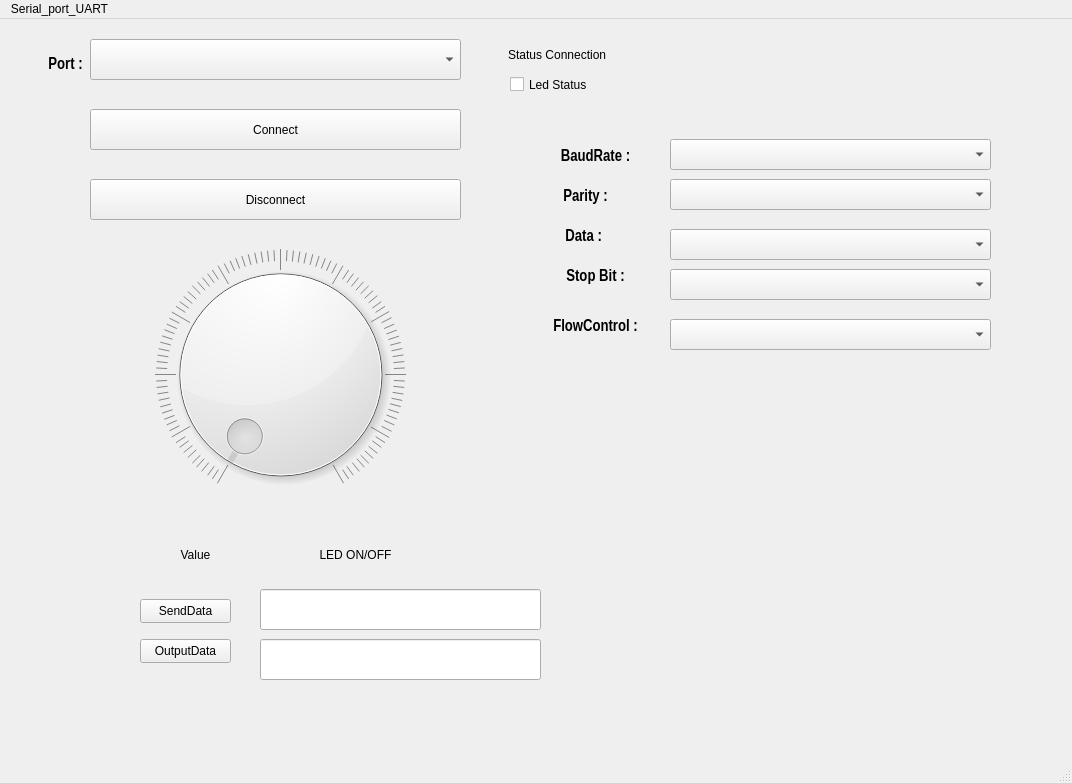
<?xml version="1.0" encoding="UTF-8"?>
<ui version="4.0">
 <class>MainWindow</class>
 <widget class="QMainWindow" name="MainWindow">
  <property name="geometry">
   <rect>
    <x>0</x>
    <y>0</y>
    <width>1072</width>
    <height>783</height>
   </rect>
  </property>
  <property name="windowTitle">
   <string>MainWindow</string>
  </property>
  <widget class="QWidget" name="centralwidget">
   <widget class="QComboBox" name="comboBox">
    <property name="geometry">
     <rect>
      <x>90</x>
      <y>20</y>
      <width>371</width>
      <height>41</height>
     </rect>
    </property>
   </widget>
   <widget class="QPushButton" name="Connect">
    <property name="geometry">
     <rect>
      <x>90</x>
      <y>90</y>
      <width>371</width>
      <height>41</height>
     </rect>
    </property>
    <property name="text">
     <string>Connect</string>
    </property>
    <property name="icon">
     <iconset theme="accessories-calculator"/>
    </property>
   </widget>
   <widget class="QCheckBox" name="checkBox">
    <property name="geometry">
     <rect>
      <x>510</x>
      <y>40</y>
      <width>121</width>
      <height>51</height>
     </rect>
    </property>
    <property name="font">
     <font>
      <family>Arial</family>
     </font>
    </property>
    <property name="text">
     <string>Led Status</string>
    </property>
    <property name="iconSize">
     <size>
      <width>20</width>
      <height>20</height>
     </size>
    </property>
   </widget>
   <widget class="QDial" name="dial">
    <property name="geometry">
     <rect>
      <x>130</x>
      <y>230</y>
      <width>301</width>
      <height>251</height>
     </rect>
    </property>
    <property name="maximum">
     <number>100</number>
    </property>
    <property name="wrapping">
     <bool>false</bool>
    </property>
    <property name="notchesVisible">
     <bool>true</bool>
    </property>
   </widget>
   <widget class="QLabel" name="ledstatus">
    <property name="geometry">
     <rect>
      <x>490</x>
      <y>20</y>
      <width>131</width>
      <height>31</height>
     </rect>
    </property>
    <property name="font">
     <font>
      <family>Arial</family>
     </font>
    </property>
    <property name="text">
     <string> Status Connection</string>
    </property>
    <property name="alignment">
     <set>Qt::AlignCenter</set>
    </property>
   </widget>
   <widget class="QLabel" name="DialText">
    <property name="geometry">
     <rect>
      <x>140</x>
      <y>510</y>
      <width>111</width>
      <height>51</height>
     </rect>
    </property>
    <property name="font">
     <font>
      <family>Arial</family>
     </font>
    </property>
    <property name="text">
     <string>Value</string>
    </property>
    <property name="alignment">
     <set>Qt::AlignCenter</set>
    </property>
   </widget>
   <widget class="QPushButton" name="Disconnect">
    <property name="geometry">
     <rect>
      <x>90</x>
      <y>160</y>
      <width>371</width>
      <height>41</height>
     </rect>
    </property>
    <property name="text">
     <string>Disconnect</string>
    </property>
   </widget>
   <widget class="QLabel" name="ledonoff">
    <property name="geometry">
     <rect>
      <x>300</x>
      <y>510</y>
      <width>111</width>
      <height>51</height>
     </rect>
    </property>
    <property name="font">
     <font>
      <family>Arial</family>
     </font>
    </property>
    <property name="text">
     <string>LED ON/OFF</string>
    </property>
    <property name="alignment">
     <set>Qt::AlignCenter</set>
    </property>
   </widget>
   <widget class="QLineEdit" name="Input">
    <property name="geometry">
     <rect>
      <x>260</x>
      <y>570</y>
      <width>281</width>
      <height>41</height>
     </rect>
    </property>
    <property name="inputMask">
     <string/>
    </property>
    <property name="text">
     <string/>
    </property>
    <property name="alignment">
     <set>Qt::AlignCenter</set>
    </property>
   </widget>
   <widget class="QPushButton" name="SendData">
    <property name="geometry">
     <rect>
      <x>140</x>
      <y>580</y>
      <width>91</width>
      <height>24</height>
     </rect>
    </property>
    <property name="text">
     <string>SendData</string>
    </property>
   </widget>
   <widget class="QPushButton" name="OutputData">
    <property name="geometry">
     <rect>
      <x>140</x>
      <y>620</y>
      <width>91</width>
      <height>24</height>
     </rect>
    </property>
    <property name="text">
     <string>OutputData</string>
    </property>
   </widget>
   <widget class="QLineEdit" name="Output">
    <property name="geometry">
     <rect>
      <x>260</x>
      <y>620</y>
      <width>281</width>
      <height>41</height>
     </rect>
    </property>
    <property name="inputMask">
     <string/>
    </property>
    <property name="text">
     <string/>
    </property>
    <property name="alignment">
     <set>Qt::AlignCenter</set>
    </property>
   </widget>
   <widget class="QLabel" name="DialText_4">
    <property name="geometry">
     <rect>
      <x>10</x>
      <y>20</y>
      <width>111</width>
      <height>51</height>
     </rect>
    </property>
    <property name="font">
     <font>
      <family>Arial Narrow</family>
      <pointsize>12</pointsize>
      <bold>true</bold>
     </font>
    </property>
    <property name="text">
     <string>Port :</string>
    </property>
    <property name="alignment">
     <set>Qt::AlignCenter</set>
    </property>
   </widget>
   <widget class="QLabel" name="BaudRateText">
    <property name="geometry">
     <rect>
      <x>540</x>
      <y>130</y>
      <width>111</width>
      <height>51</height>
     </rect>
    </property>
    <property name="font">
     <font>
      <family>Arial Narrow</family>
      <pointsize>12</pointsize>
      <bold>true</bold>
     </font>
    </property>
    <property name="text">
     <string>BaudRate :</string>
    </property>
    <property name="alignment">
     <set>Qt::AlignHCenter|Qt::AlignTop</set>
    </property>
   </widget>
   <widget class="QLabel" name="ParityText">
    <property name="geometry">
     <rect>
      <x>530</x>
      <y>170</y>
      <width>111</width>
      <height>51</height>
     </rect>
    </property>
    <property name="font">
     <font>
      <family>Arial Narrow</family>
      <pointsize>12</pointsize>
      <bold>true</bold>
     </font>
    </property>
    <property name="text">
     <string>Parity :</string>
    </property>
    <property name="alignment">
     <set>Qt::AlignHCenter|Qt::AlignTop</set>
    </property>
   </widget>
   <widget class="QLabel" name="DataText">
    <property name="geometry">
     <rect>
      <x>530</x>
      <y>210</y>
      <width>111</width>
      <height>51</height>
     </rect>
    </property>
    <property name="font">
     <font>
      <family>Arial Narrow</family>
      <pointsize>12</pointsize>
      <bold>true</bold>
     </font>
    </property>
    <property name="text">
     <string>Data : </string>
    </property>
    <property name="alignment">
     <set>Qt::AlignHCenter|Qt::AlignTop</set>
    </property>
   </widget>
   <widget class="QLabel" name="StopBitsText">
    <property name="geometry">
     <rect>
      <x>540</x>
      <y>250</y>
      <width>111</width>
      <height>51</height>
     </rect>
    </property>
    <property name="font">
     <font>
      <family>Arial Narrow</family>
      <pointsize>12</pointsize>
      <bold>true</bold>
     </font>
    </property>
    <property name="text">
     <string>Stop Bit :</string>
    </property>
    <property name="alignment">
     <set>Qt::AlignHCenter|Qt::AlignTop</set>
    </property>
   </widget>
   <widget class="QLabel" name="FlowControlText">
    <property name="geometry">
     <rect>
      <x>540</x>
      <y>300</y>
      <width>111</width>
      <height>51</height>
     </rect>
    </property>
    <property name="font">
     <font>
      <family>Arial Narrow</family>
      <pointsize>12</pointsize>
      <bold>true</bold>
     </font>
    </property>
    <property name="text">
     <string>FlowControl :</string>
    </property>
    <property name="alignment">
     <set>Qt::AlignHCenter|Qt::AlignTop</set>
    </property>
   </widget>
   <widget class="QComboBox" name="Baud_rate">
    <property name="geometry">
     <rect>
      <x>670</x>
      <y>120</y>
      <width>321</width>
      <height>31</height>
     </rect>
    </property>
   </widget>
   <widget class="QComboBox" name="Parity">
    <property name="geometry">
     <rect>
      <x>670</x>
      <y>160</y>
      <width>321</width>
      <height>31</height>
     </rect>
    </property>
   </widget>
   <widget class="QComboBox" name="Data">
    <property name="geometry">
     <rect>
      <x>670</x>
      <y>210</y>
      <width>321</width>
      <height>31</height>
     </rect>
    </property>
   </widget>
   <widget class="QComboBox" name="Stop_bits">
    <property name="geometry">
     <rect>
      <x>670</x>
      <y>250</y>
      <width>321</width>
      <height>31</height>
     </rect>
    </property>
   </widget>
   <widget class="QComboBox" name="Flow_control">
    <property name="geometry">
     <rect>
      <x>670</x>
      <y>300</y>
      <width>321</width>
      <height>31</height>
     </rect>
    </property>
   </widget>
   <zorder>dial</zorder>
   <zorder>comboBox</zorder>
   <zorder>Connect</zorder>
   <zorder>checkBox</zorder>
   <zorder>ledstatus</zorder>
   <zorder>DialText</zorder>
   <zorder>Disconnect</zorder>
   <zorder>ledonoff</zorder>
   <zorder>Input</zorder>
   <zorder>SendData</zorder>
   <zorder>OutputData</zorder>
   <zorder>Output</zorder>
   <zorder>DialText_4</zorder>
   <zorder>BaudRateText</zorder>
   <zorder>ParityText</zorder>
   <zorder>DataText</zorder>
   <zorder>StopBitsText</zorder>
   <zorder>FlowControlText</zorder>
   <zorder>Baud_rate</zorder>
   <zorder>Parity</zorder>
   <zorder>Data</zorder>
   <zorder>Stop_bits</zorder>
   <zorder>Flow_control</zorder>
  </widget>
  <widget class="QMenuBar" name="menubar">
   <property name="geometry">
    <rect>
     <x>0</x>
     <y>0</y>
     <width>1072</width>
     <height>21</height>
    </rect>
   </property>
   <widget class="QMenu" name="menuSerial_port_UART">
    <property name="title">
     <string>Serial_port_UART</string>
    </property>
   </widget>
   <addaction name="menuSerial_port_UART"/>
  </widget>
  <widget class="QStatusBar" name="statusbar"/>
 </widget>
 <resources/>
 <connections/>
</ui>
